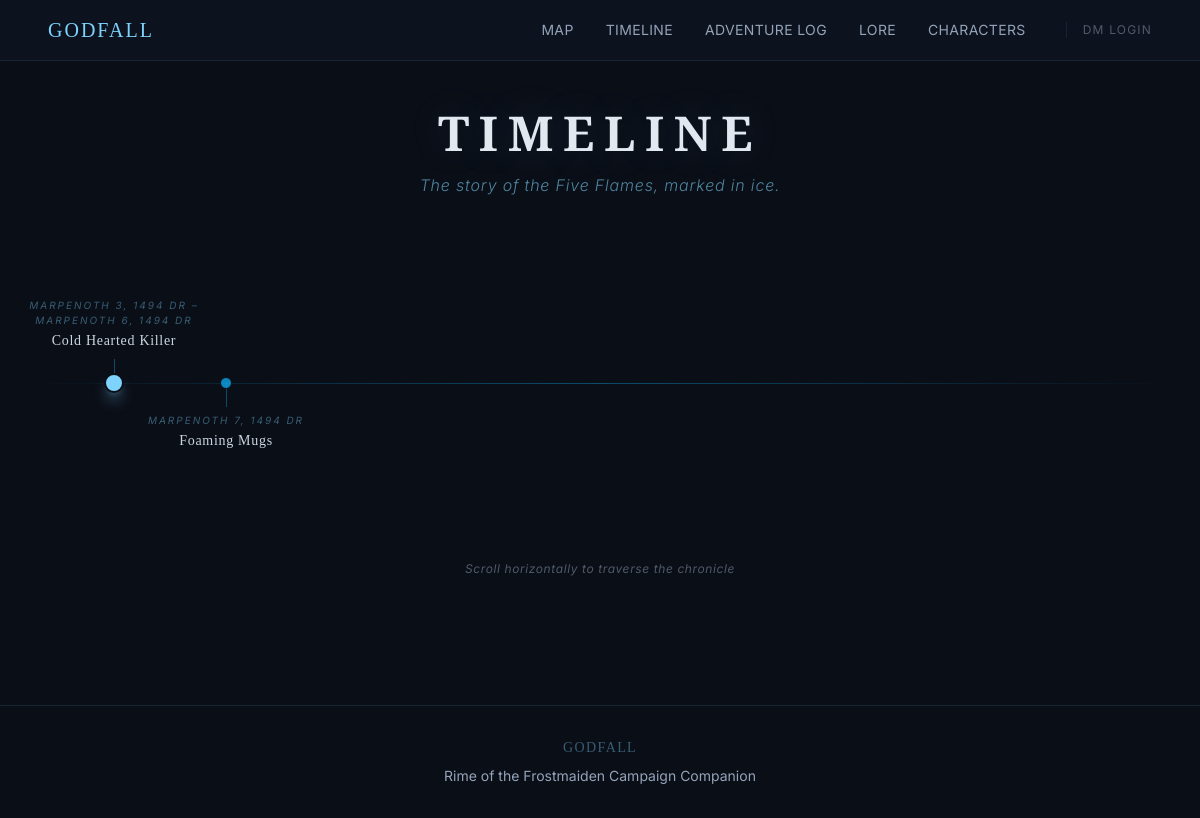
/timeline/, run on an earlier commit of the app's database.
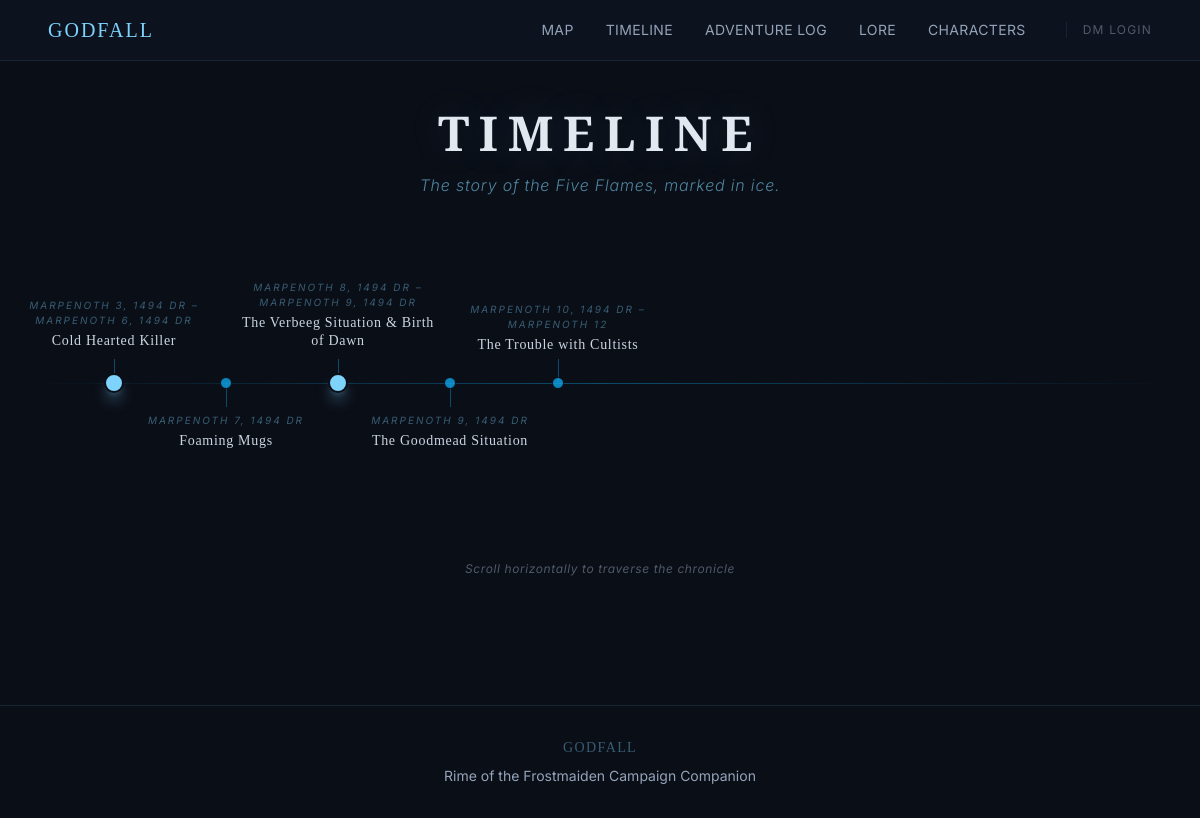
And on a later commit of the database.
### app/models.py (models this page shows, shortened)
class TimelineEvent(Base):
    __tablename__ = "timeline_events"
    id = Column(Integer, primary_key=True, index=True)
    title = Column(String(200), nullable=False)
    event_date = Column(String(100))
    event_end_date = Column(String(100))
    sort_order = Column(Integer, default=0, nullable=False)
    summary = Column(Text)
    body = Column(Text)
    is_milestone = Column(Integer, default=0, nullable=False)
    created_at = Column(DateTime, default=utc_now)
    updated_at = Column(DateTime, default=utc_now, onupdate=utc_now)
    images = relationship(
        "EventImage", back_populates="event", cascade="all, delete-orphan"
    )
    character_links = relationship(
        "EventCharacter", back_populates="event", cascade="all, delete-orphan"
    )
    lore_links = relationship(
        "LoreEvent",
        back_populates="event"
    )

### app/routes/timeline.py (the view)
@router.get("/")
async def timeline_view(
    request: Request,
    db: Session = Depends(get_db)
):
    events = (
        db.query(TimelineEvent)
        .order_by(TimelineEvent.sort_order.asc())
        .all()
    )
    return templates.TemplateResponse(
        "timeline/list.html",
        {
            "request": request,
            "title": "Timeline — Godfall",
            "events": events,
        }
    )

### app/templates/timeline/list.html (shortened to what this page needs)
{% extends "base.html" %}
{% block content %}
<section class="px-6 py-12 max-w-7xl mx-auto">
    <div class="text-center mb-12">
        <h1 class="font-display text-4xl md:text-5xl font-black tracking-[0.2em] uppercase text-silver-200 frost-glow">
            Timeline
        </h1>
        <p class="mt-4 text-ice-300/60 font-light tracking-wider italic">
            The story of the Five Flames, marked in ice.
        </p>
    </div>
    {% if events %}
    <div class="hidden md:block">
        <div class="overflow-x-auto pb-8 timeline-scroll">
            <div class="relative flex items-center min-w-max px-8 py-32">
                <div class="absolute left-0 right-0 top-1/2 h-px bg-gradient-to-r from-transparent via-ice-500/40 to-transparent"></div>
                {% for event in events %}
                <div class="relative flex flex-col items-center justify-center mx-12 first:ml-0 last:mr-0">
                    {% if loop.index is odd %}
                        <div class="absolute bottom-full mb-6 w-48 text-center">
                            {% if event.event_date %}
                            <p class="text-[10px] tracking-[0.2em] uppercase text-ice-300/40 italic mb-1">
                                {{ event.event_date }}{% if event.event_end_date %} – {{ event.event_end_date }}{% endif %}
                            </p>
                            {% endif %}
                            <p class="font-display text-sm tracking-wider text-silver-300 leading-tight">
                                {{ event.title }}
                            </p>
                        </div>
                    {% else %}
                        <div class="absolute top-full mt-6 w-48 text-center">
                            {% if event.event_date %}
                            <p class="text-[10px] tracking-[0.2em] uppercase text-ice-300/40 italic mb-1">
                                {{ event.event_date }}
                            </p>
                            {% endif %}
                            <p class="font-display text-sm tracking-wider text-silver-300 leading-tight">
                                {{ event.title }}
                            </p>
                        </div>
                    {% endif %}
                    <a href="/timeline/{{ event.id }}"
                       hx-get="/timeline/{{ event.id }}/preview"
                       hx-trigger="mouseenter delay:200ms"
                       hx-target="#tooltip-content"
                       hx-swap="innerHTML"
                       onmouseenter="showTooltip(event)"
                       onmouseleave="hideTooltip()"
                       class="relative z-10 group">
                        {% if event.is_milestone == 1 %}
                            <div class="w-5 h-5 bg-ice-300 border-2 border-frost-900 rounded-full shadow-lg shadow-ice-300/40 group-hover:scale-125 group-hover:shadow-ice-300/60 transition-all"></div>
                        {% else %}
                            <div class="w-3 h-3 bg-ice-500/80 border border-frost-900 rounded-full group-hover:bg-ice-300 group-hover:scale-150 transition-all"></div>
                        {% endif %}
                    </a>
                </div>
                {% endfor %}
            </div>
        </div>
        <p class="text-center text-xs text-silver-400/50 italic tracking-wider mt-2">
            Scroll horizontally to traverse the chronicle
        </p>
    </div>
    {% endif %}
</section>
{% endblock %}

### app/templates/base.html (shortened to what this page needs)
<!DOCTYPE html>
<html lang="en">
<head>
  <script src="https://cdn.tailwindcss.com"></script>
  <link rel="stylesheet" href="/static/css/custom.css">
</head>
<body class="bg-frost-900 text-silver-200 font-body min-h-screen antialiased">
     <nav
    class="border-b border-frost-700 bg-frost-800/50 backdrop-blur-sm relative z-50">
    <div class="max-w-6xl mx-auto px-6 py-4 flex items-center justify-between">
      <a href="/"
        class="font-display text-xl text-ice-300 tracking-widest uppercase hover:text-ice-400 transition-colors">
        Godfall
      </a>
      <div class="hidden md:flex items-center gap-8 text-sm tracking-wide uppercase">
        <a href="/map" class="text-silver-400 hover:text-ice-300 transition-colors">Map</a>
        <a href="/timeline" class="text-silver-400 hover:text-ice-300 transition-colors">Timeline</a>
        <a href="/sessions" class="text-silver-400 hover:text-ice-300 transition-colors">Adventure Log</a>
        <a href="/lore" class="text-silver-400 hover:text-ice-300 transition-colors">Lore</a>
        <a href="/characters" class="text-silver-400 hover:text-ice-300 transition-colors">Characters</a>
        {% if request.state.user %}
        <div class="flex items-center gap-3 pl-4 ml-2 border-l border-frost-700">
          <span
            class="text-[10px] tracking-[0.2em] uppercase text-ice-300 bg-ice-500/10 border border-ice-500/40 px-2 py-0.5">DM</span>
          <form action="/logout" method="POST" class="inline">
            <button type="submit"
              class="text-silver-400 hover:text-ice-300 transition-colors text-xs tracking-widest uppercase">
              Logout
            </button>
          </form>
        </div>
        {% else %}
        <a href="/login"
          class="text-silver-400/50 hover:text-ice-300 transition-colors text-xs tracking-widest uppercase pl-4 ml-2 border-l border-frost-700">
          DM Login
        </a>
        {% endif %}
      </div>
    </div>
    </nav>
    <main>
      {% block content %}{% endblock %}
    </main>
    <footer class="border-t border-frost-700 mt-20">
      <div class="max-w-6xl mx-auto px-6 py-8 text-center text-silver-400 text-sm">
        <p class="font-display tracking-widest uppercase text-ice-300/40">Godfall</p>
        <p class="mt-2">Rime of the Frostmaiden Campaign Companion</p>
      </div>
    </footer>
</body>
</html>

### app/static/css/custom.css (style rules this page uses)
.frost-glow { text-shadow: 0 0 40px rgba(125, 211, 252, 0.15), 0 0 80px rgba(125, 211, 252, 0.05); }
.timeline-scroll { scrollbar-width: thin; scrollbar-color: rgb(125 211 252 / 0.3) rgb(17 24 39 / 0.4); }

What changed in the data, as far as the page shows it:
added TimelineEvent: event_date "MARPENOTH 8, 1494 DR", event_end_date "MARPENOTH 9, 1494 DR", title "The Verbeeg Situation & Birth of Dawn", is_milestone 1 (drawn)
added TimelineEvent: event_date "MARPENOTH 9, 1494 DR", title "The Goodmead Situation", is_milestone 0 (drawn)
added TimelineEvent: event_date "MARPENOTH 10, 1494 DR", event_end_date "MARPENOTH 12", title "The Trouble with Cultists", is_milestone 0 (drawn)
